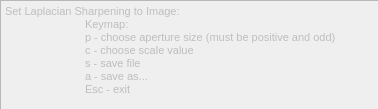
<?xml version="1.0" encoding="UTF-8"?>
<ui version="4.0">
 <class>laplaceSharpOptions</class>
 <widget class="QWidget" name="laplaceSharpOptions">
  <property name="geometry">
   <rect>
    <x>0</x>
    <y>0</y>
    <width>378</width>
    <height>109</height>
   </rect>
  </property>
  <property name="windowTitle">
   <string>Laplace Sharpening</string>
  </property>
  <property name="windowIcon">
   <iconset>
    <normaloff>../icons/Bad-Blood-Yolks-Wut.ico</normaloff>../icons/Bad-Blood-Yolks-Wut.ico</iconset>
  </property>
  <widget class="QTextEdit" name="textEdit">
   <property name="enabled">
    <bool>false</bool>
   </property>
   <property name="geometry">
    <rect>
     <x>0</x>
     <y>0</y>
     <width>381</width>
     <height>111</height>
    </rect>
   </property>
   <property name="minimumSize">
    <size>
     <width>381</width>
     <height>111</height>
    </size>
   </property>
   <property name="maximumSize">
    <size>
     <width>381</width>
     <height>111</height>
    </size>
   </property>
   <property name="html">
    <string>&lt;!DOCTYPE HTML PUBLIC &quot;-//W3C//DTD HTML 4.0//EN&quot; &quot;http://www.w3.org/TR/REC-html40/strict.dtd&quot;&gt;
&lt;html&gt;&lt;head&gt;&lt;meta name=&quot;qrichtext&quot; content=&quot;1&quot; /&gt;&lt;style type=&quot;text/css&quot;&gt;
p, li { white-space: pre-wrap; }
&lt;/style&gt;&lt;/head&gt;&lt;body style=&quot; font-family:'MS Shell Dlg 2'; font-size:8.25pt; font-weight:400; font-style:normal;&quot;&gt;
&lt;p style=&quot; margin-top:0px; margin-bottom:0px; margin-left:0px; margin-right:0px; -qt-block-indent:0; text-indent:0px;&quot;&gt;&lt;span style=&quot; font-size:8pt;&quot;&gt;Set Laplacian Sharpening to Image:&lt;/span&gt;&lt;/p&gt;
&lt;p style=&quot; margin-top:0px; margin-bottom:0px; margin-left:0px; margin-right:0px; -qt-block-indent:0; text-indent:0px;&quot;&gt;&lt;span style=&quot; font-size:8pt;&quot;&gt;	Keymap:&lt;/span&gt;&lt;/p&gt;
&lt;p style=&quot; margin-top:0px; margin-bottom:0px; margin-left:0px; margin-right:0px; -qt-block-indent:0; text-indent:0px;&quot;&gt;&lt;span style=&quot; font-size:8pt;&quot;&gt;	p - choose aperture size (must be positive and odd)&lt;/span&gt;&lt;/p&gt;
&lt;p style=&quot; margin-top:0px; margin-bottom:0px; margin-left:0px; margin-right:0px; -qt-block-indent:0; text-indent:0px;&quot;&gt;&lt;span style=&quot; font-size:8pt;&quot;&gt;	c - choose scale value&lt;/span&gt;&lt;/p&gt;
&lt;p style=&quot; margin-top:0px; margin-bottom:0px; margin-left:0px; margin-right:0px; -qt-block-indent:0; text-indent:0px;&quot;&gt;&lt;span style=&quot; font-size:8pt;&quot;&gt;	s - save file&lt;/span&gt;&lt;/p&gt;
&lt;p style=&quot; margin-top:0px; margin-bottom:0px; margin-left:0px; margin-right:0px; -qt-block-indent:0; text-indent:0px;&quot;&gt;&lt;span style=&quot; font-size:8pt;&quot;&gt;	a - save as...&lt;/span&gt;&lt;/p&gt;
&lt;p style=&quot; margin-top:0px; margin-bottom:0px; margin-left:0px; margin-right:0px; -qt-block-indent:0; text-indent:0px;&quot;&gt;&lt;span style=&quot; font-size:8pt;&quot;&gt;	Esc - exit&lt;/span&gt;&lt;/p&gt;&lt;/body&gt;&lt;/html&gt;</string>
   </property>
  </widget>
 </widget>
 <resources/>
 <connections/>
</ui>
